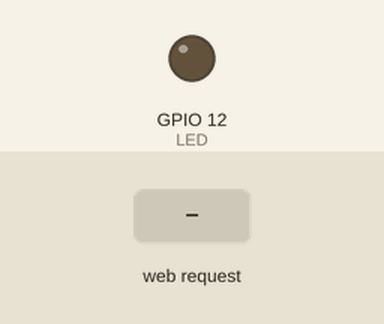
Recording of a sketch running on a simulated ESP32. On the bench: output pins drawn as LEDs (lit = HIGH). Inputs (shaded band) come from the test bench. WiFi joins after 1.5 s; servers stay silent unless stated; what the sketch prints to the serial monitor is not drawn.

Above: at 2.7 s.
2.8 s: HTTP request GET /H received
At 3.3 s:
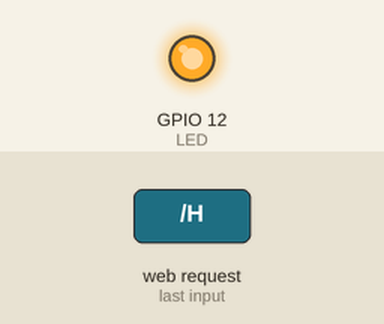
4.3 s: HTTP request GET /L received
At 5.6 s:
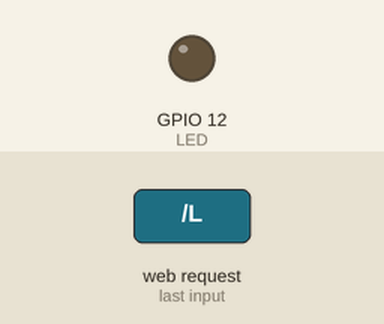
Timing chart, 0 to 7.3 s (numbered marks = the images above; inputs shaded):
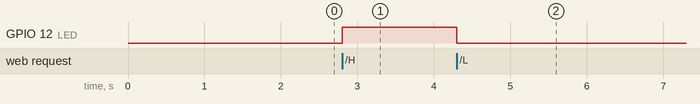

The sketch:

Wifi_STA_Mode.ino
```cpp
#include <WiFi.h>

#define LED 12

const char* ssid = "Redmi Note 11";
const char* password = "abcd1234";

WiFiServer server(80);

String htmlPage = R"====(
<!DOCTYPE html>
<html>
<head>
<meta name="viewport" content="width=device-width, initial-scale=1">
<style>
body {
  background: #121212; color: white;
  font-family: Arial; text-align: center; padding-top: 40px;
}
button {
  width: 150px; padding: 15px;
  margin: 10px;
  font-size: 20px;
  border: none;
  border-radius: 10px;
  color: white;
}
#on { background: #4CAF50; }
#off { background: #f44336; }
</style>
</head>

<body>
<h2>ESP32 STA Mode LED Control</h2>
<button id="on" onclick="fetch('/H')">LED ON</button>
<button id="off" onclick="fetch('/L')">LED OFF</button>
</body>
</html>
)====";

void setup() {
  Serial.begin(9600);
  pinMode(LED, OUTPUT);
  digitalWrite(LED, LOW);

  Serial.println();
  Serial.println("Connecting to WiFi…");

  WiFi.begin(ssid, password); // esp32 ask the router(my mobile phone) for an IP

  // Wait for router connection
  while (WiFi.status() != WL_CONNECTED) {
    delay(500);
    Serial.print(".");
  }

  Serial.println("\nConnected!");
  Serial.print("ESP32 IP Address: ");
  Serial.println(WiFi.localIP());

  server.begin();
}

void loop() {
  WiFiClient client = server.available();

  if (client) {
    String req = client.readStringUntil('\r');
    client.flush();

    // Handle LED toggle
    if (req.indexOf("GET /H") != -1) digitalWrite(LED, HIGH);
    if (req.indexOf("GET /L") != -1) digitalWrite(LED, LOW);

    // Serve webpage
    client.println("HTTP/1.1 200 OK");
    client.println("Content-Type: text/html");
    client.println();
    client.print(htmlPage);

    client.stop();
  }
}
```

Measured:
- after the input at 2.8 s, GPIO 12 (LED): LOW → HIGH at once
- after the input at 4.3 s, GPIO 12 (LED): HIGH → LOW at once
